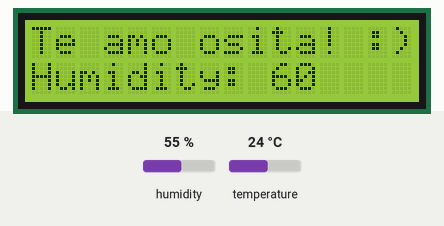
A sketch run on a simulated Arduino Uno, built with avr-gcc and run on an emulated ATmega328P. On the bench: 16×2 character LCD. The test bench sets the inputs (shaded band); at power-on: humidity 55 %, temperature 24 °C.

Above: at 2.6 s.
2.7 s: humidity set to 22 %
At 4.5 s:
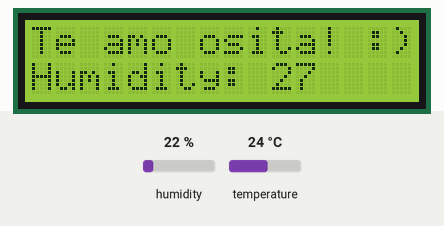
5.7 s: humidity set to 40 %
At 7.0 s:
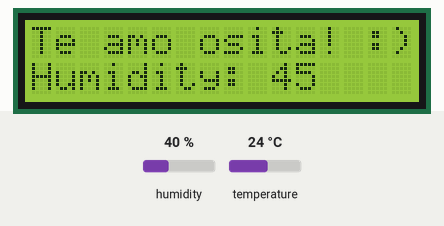
8.7 s: humidity set to 68 %
At 10.7 s:
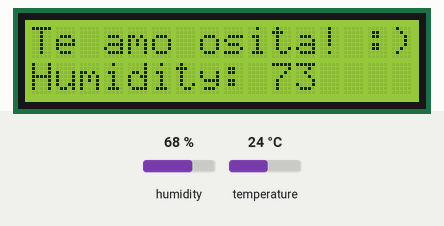
Timing chart, 0 to 12.2 s (numbered marks = the images above; inputs shaded):
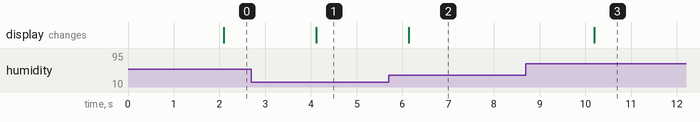

The sketch:

Humidity_Reader.ino
```cpp
#include <DHT.h>
#include <LiquidCrystal.h>


#define DHTPIN 4
#define DHTTYPE DHT11

DHT dht(DHTPIN, DHTTYPE);

const int rs = 12, en = 11, d4 = 5, d5 = 6, d6 = 8, d7 = 9;
LiquidCrystal lcd(rs, en, d4, d5, d6, d7);

int buttonState = 0;


void  setup()
{
  Serial.begin(9600);
  dht.begin();
  lcd.begin(16, 2);
  lcd.print("Te amo osita! :)");
}

void loop()
{
    delay(2000);
  // Reading temperature or humidity takes about 250 milliseconds!
  // Sensor readings may also be up to 2 seconds 'old' (its a very slow sensor)
  float h = dht.readHumidity();
  int h_variance = h + 5;

  lcd.setCursor(0, 1);
  lcd.print("Humidity: ");
  lcd.print(h_variance);
}
```

Measured:
- after the input at 2.7 s, the display: changes after 1.4 s (image 1)
- after the input at 5.7 s, the display: changes after 0.44 s (image 2)
- after the input at 8.7 s, the display: changes after 1.5 s (image 3)
